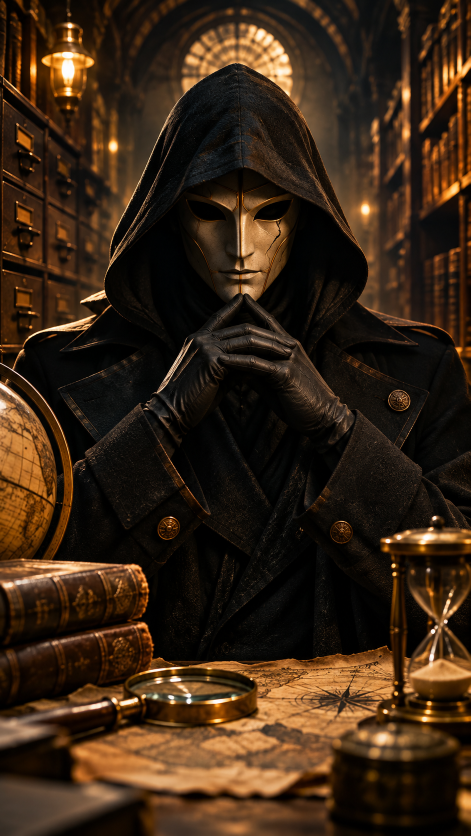
#> input picture arquivo_oculto/assets/arquivista.png, 941 x 1672 px (shown at 1/2 size)
$ python ator_biblioteca.py
#> lines starting #> are read from the running program, lines starting #| are printed output that depends on the picture; after the words box and inside, x2 and y2 are one past the last pixel; in counts of white or black regions, pixels touching at a corner belong together
### arquivo_oculto/v2/ator.py
"""O Arquivista como ATOR (perfil V2): atuação 2,5D em camadas a partir da referência canônica.

Camadas com profundidade própria: fundo do arquivo (inpaint, lanternas), personagem (recortado por arq_alpha.png)
e objetos da mesa (globo, livros, ampulheta) à frente. A câmera desloca cada camada com paralaxe real.
O corpo atua por transformações rígidas e deformações suaves: caminhar com balanço de passo, inclinar-se,
girar a cabeça (giro 3D aproximado por elipsoide), baixar o olhar, sair para a sombra.
Nos planos com autorização de fala, a boca da máscara se articula pela energia da voz.

Planos (gramática do GUIA_DE_CENAS_E_MOVIMENTOS): aparicao (A1), corredor (A2), olhar_camera, virar_cabeca,
ombro (A3/A4 sobre o ombro com foco seletivo), debrucar (A5/A4), silencio (A7), encerramento (A8).
Não é vídeo generativo: o modo é registrado como performance_2_5d.
"""
import json
import math
import os

import cv2
import numpy as np
from PIL import Image

AQUI = os.path.dirname(os.path.abspath(__file__))
AO = os.path.dirname(AQUI)
REF = os.environ.get('AO_ARQ', os.path.join(AO, 'assets', 'arquivista.png'))
ALPHA = os.environ.get('AO_ALPHA', os.path.join(AO, 'assets', 'arq_alpha.png'))
LMK = os.environ.get('AO_LMK', os.path.join(AO, 'assets', 'arq_lmk106.json'))

CABECA = (472.0, 430.0)          # centro do rosto na referência (pixels da imagem 941x1672)
GANHO_TELA = 1.14                # +14% de exposição nos planos do personagem (QA 04/11: escuros demais para celular)
OLHOS = [(426, 433), (531, 431)]


def ease(k):
    k = min(1.0, max(0.0, k))
    return k * k * (3 - 2 * k)


def janela(k, a, b):
    """0 antes de a, 1 depois de b, suave no meio."""
    return ease((k - a) / max(1e-6, b - a))


def mascara_marfim_ouro(rgb):
    """Máscara marfim envelhecida mantendo os veios e reflexos dourados da referência premium."""
    a = rgb.astype(np.float32)
    h, w = a.shape[:2]
    if not os.path.exists(LMK):
        return a
    lm = np.array(json.load(open(LMK)), np.float32)
    cont = lm[0:33]; topo = lm[:, 1].min()
    alto = np.array([[x, topo - (cont[:, 1].max() - y) * 0.55] for x, y in cont[::2]], np.float32)
    hull = cv2.convexHull(np.vstack([cont, alto]).astype(np.int32))
    m = np.zeros((h, w), np.float32)
    cv2.fillConvexPoly(m, hull, 1.0)
    lum = a.mean(axis=2)
    m *= np.clip((lum - 35) / 50, 0, 1)
    m = cv2.GaussianBlur(m, (0, 0), 4)[..., None]
    ref = max(1.0, float(np.percentile(lum[m[..., 0] > 0.5], 97)))
    L = np.clip(lum / ref, 0, 1.05)[..., None]
    marfim = np.array([236, 226, 204], np.float32) * L ** 0.82          # marfim quente, envelhecido
    # veios e bordas douradas: alta frequência + saturação da referência
    sat = (a.max(axis=2) - a.min(axis=2))[..., None] / 255.0
    det = np.abs(lum - cv2.GaussianBlur(lum, (0, 0), 3))[..., None] / 40.0
    ouro = np.clip(sat * 1.6 + det * 0.8, 0, 1) * 0.55
    pele = marfim * (1 - ouro) + a * 1.08 * ouro
    # pátina: sombra levemente esverdeada/sépia nas reentrâncias
    pele *= (0.92 + 0.08 * L)
    return a * (1 - m) + pele * m


class Atores:
    """Prepara as camadas uma vez; render_quadro(plano, k, t) devolve um quadro RGB float32 na resolução pedida."""

    def __init__(self, W=1080, H=1920, mascara='marfim_ouro'):
#> called with W = 1080, H = 1920, mascara = 'marfim_ouro'
        self.W, self.H = W, H
        src = np.asarray(Image.open(REF).convert('RGB'), np.float32)
        if mascara == 'marfim_ouro':
            src = mascara_marfim_ouro(src)
        # leve correção de contraste do cânone (mesma do motor V1)
        src = np.clip((src - 128) * 1.10 + 128 - 6, 0, 255)
        h, w = src.shape[:2]
#> h = 1672; w = 941
        self.h, self.w = h, w
#> self.h = 1672; self.w = 941
        a = cv2.imread(ALPHA, 0)
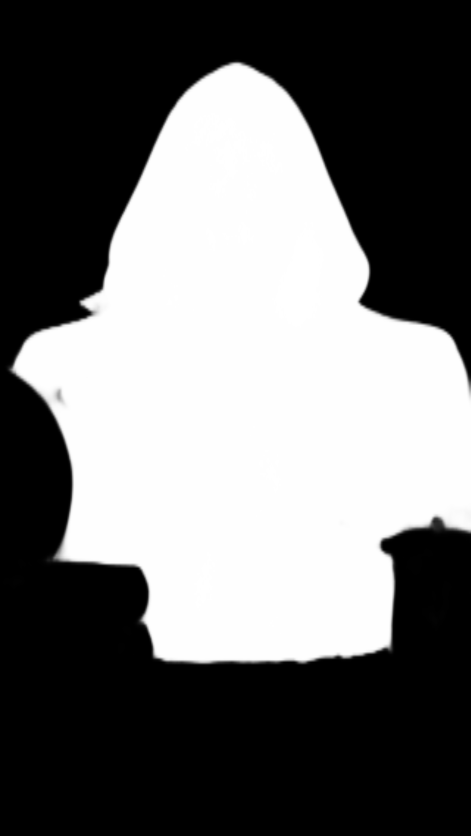
#> input picture arquivo_oculto/assets/arq_alpha.png, 941 x 1672 px (shown at 1/2 size)
#> a is the input picture: shape (1672, 941); min 0, max 255, mean 110.2
        a = cv2.resize(a, (w, h)).astype(np.float32) / 255.0
        a = cv2.GaussianBlur(np.clip((a - 0.35) / 0.3, 0, 1), (0, 0), 1.6)
        yy, xx = np.mgrid[0:h, 0:w].astype(np.float32)
        self.xx, self.yy = xx, yy
        # contraluz (rim): borda externa superior/lateral da silhueta
        borda = np.clip(a - cv2.GaussianBlur(a, (0, 0), 7), 0, 1)
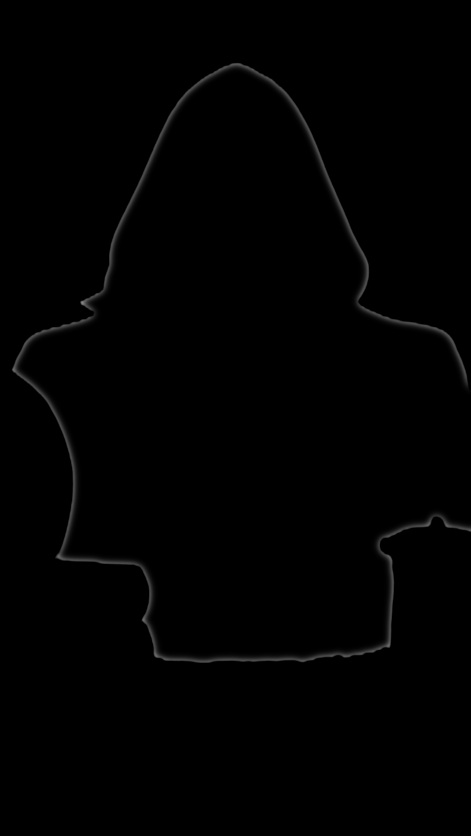
#> borda: shape (1672, 941) float32 (shown at 1/2 size); min 0, max 0.537, mean 0.00474
        rim = cv2.GaussianBlur(borda, (0, 0), 2.5) * np.clip((1250 - yy) / 600, 0, 1)
        self.fig = np.dstack([src, a * 255, rim * 255]).astype(np.float32)   # RGB + alfa + rim
        # objetos da mesa à frente da figura
        zona = np.zeros((h, w), np.float32)
        zona[yy > 1290] = 1
        zona[(xx < 160) & (yy > 700)] = 1
        zona[(xx > 740) & (yy > 1020)] = 1
        zona[(yy > 1020) & (yy <= 1290) & ((xx < 260) | (xx > 700))] = 1
        zona = cv2.GaussianBlur(zona, (0, 0), 6)
        fg_a = np.clip(zona * (1 - a) * 1.4, 0, 1)
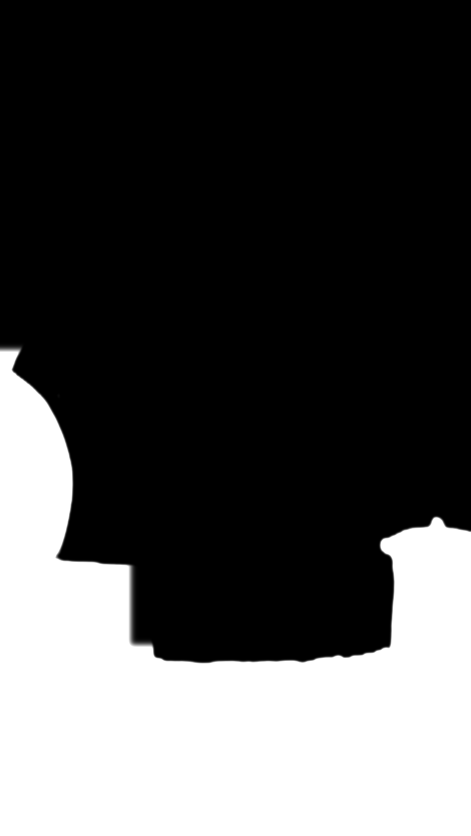
#> fg_a: shape (1672, 941) float32 (shown at 1/2 size); min 0, max 1, mean 0.302
        self.fg = np.dstack([src, fg_a * 255]).astype(np.float32)
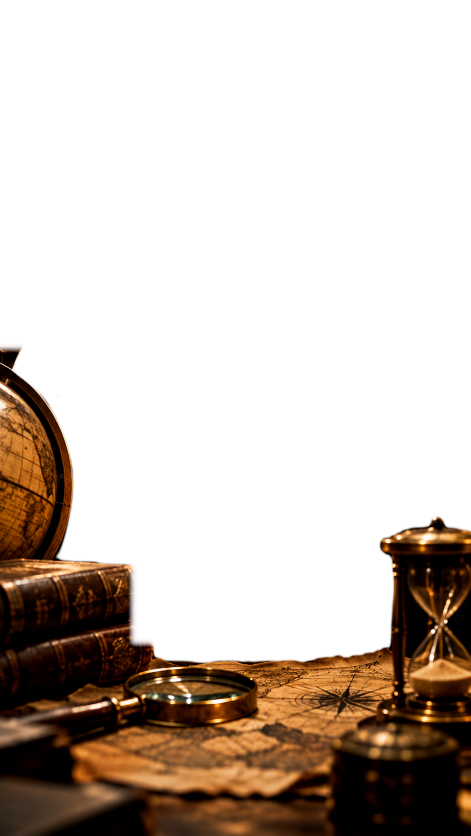
#> self.fg: shape (1672, 941, 4) float32 (shown at 1/2 size); mean R, G, B, A 47.3, 27.4, 12, 77.2; transparent parts drawn white
        # fundo sem a figura (inpaint em 1/3, suavizado)
        small = cv2.resize(src.astype(np.uint8), (w // 3, h // 3))
        msk = (cv2.resize(a, (w // 3, h // 3)) > 0.12).astype(np.uint8) * 255
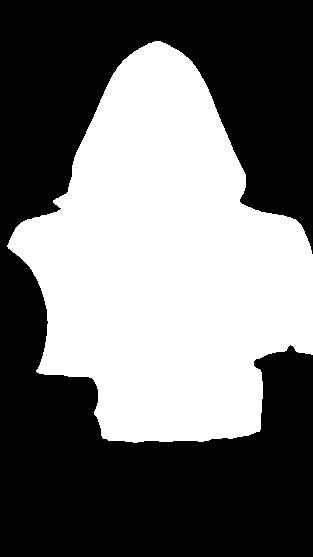
#> msk: shape (557, 313); 43.9% white; 1 white region, box (x1, y1, x2, y2) and area: (7, 41, 313, 443) 76456
        msk = cv2.dilate(msk, np.ones((11, 11), np.uint8))
#> msk: shape (557, 313); 47.9% white; 1 white region, box (x1, y1, x2, y2) and area: (2, 36, 313, 448) 83467
        bg = cv2.inpaint(small, msk, 9, cv2.INPAINT_TELEA)
        bg = cv2.GaussianBlur(cv2.resize(bg, (w, h), interpolation=cv2.INTER_CUBIC), (0, 0), 2.5).astype(np.float32)
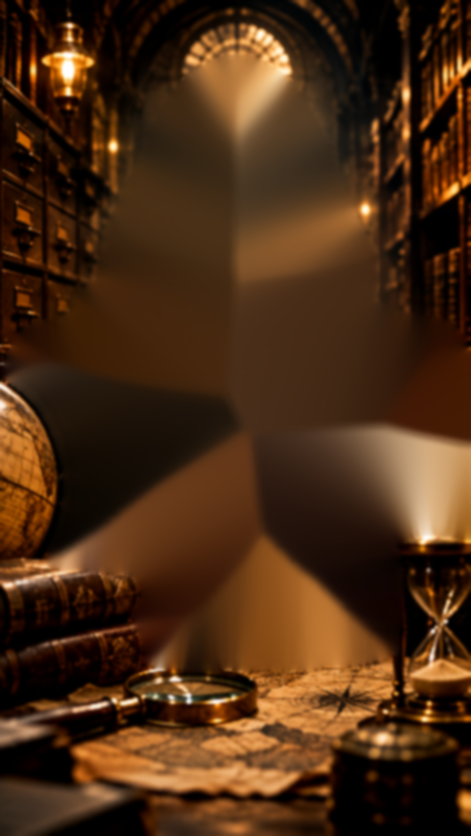
#> bg: shape (1672, 941, 3) float32 (shown at 1/2 size); mean R, G, B 74.7, 44.4, 20.5
        g = lambda cx, cy, rx, ry: np.exp(-(((xx - cx) / rx) ** 2 + ((yy - cy) / ry) ** 2))
        self.bg = bg * 0.88
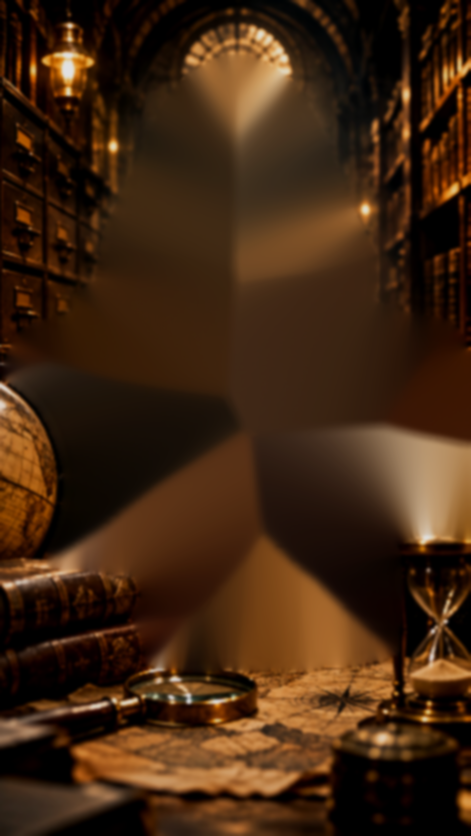
#> self.bg: shape (1672, 941, 3) float32 (shown at 1/2 size); mean R, G, B 65.8, 39.1, 18.1
        self.bg_luz = (g(135, 120, 90, 130) + g(470, 150, 150, 120) * 0.8 + g(820, 420, 70, 90) * 0.5)[..., None]
        # pesos da cabeça (capuz + máscara), sem arrastar mãos e tronco
        cx, cy = CABECA
        r2 = ((xx - cx) / 235) ** 2 + ((yy - (cy - 30)) / 330) ** 2
        self.w_cab = (np.clip(1.35 - r2, 0, 1) * np.clip((655 - yy) / 95, 0, 1)).astype(np.float32)
        self.prof = (175 * np.sqrt(np.clip(1 - ((xx - cx) / 190) ** 2 - ((yy - cy) / 260) ** 2, 0, 1))).astype(np.float32)
        self.junta_boca = ((yy - 546) * np.clip(1 - ((xx - 483) / 47) ** 2 - ((yy - 546) / 24) ** 2,
                                                0, 1)).astype(np.float32)
        rng = np.random.default_rng(11)
        self.poeira = rng.uniform([0, 0, 0.6, 0], [w, h * 0.85, 2.4, 6.28], (90, 4))
        # pilares escuros de estante para travelling (camada mais próxima que a figura)
        self.pilares = rng.uniform(0, 1, 7)

    # ------------------------------------------------------------------ deformação da cabeça (rígida)
    # [189 lines left out: functions cabeca, compor, plano, quadro, ombro, not called in this run]

### arquivo_oculto/v2/ator_biblioteca.py
"""Biblioteca de planos de atuação do Arquivista (2,5D) para o motor leve de reels.

A atuação quadro a quadro (`ator.py`) custa ~1,3 s por quadro e não cabe dentro de cada render com a memória atual.
Aqui cada plano é renderizado UMA vez (4 s, 1080x1920, 30 fps) e o `reel_leve` monta as aparições do Arquivista
cortando entre esses planos, sem nenhum plano dele passar de 4 s (regra do perfil V2).

Uso (na raiz do estúdio):  python -m arquivo_oculto.v2.ator_biblioteca [plano ...]
Saída: arquivo_oculto/saida_v2/ator_clipes/<plano>.mp4 + biblioteca.json. Modo declarado: performance_2_5d.
"""
import json
import subprocess
import sys
import time
from pathlib import Path

import numpy as np

from .ator import Atores

W, H, FPS, DUR = 1080, 1920, 30, 4.0
PASTA = Path(__file__).resolve().parents[1] / 'saida_v2' / 'ator_clipes'
PLANOS = {
    'aparicao': {},                 # sai da sombra e olha para a lente
    'olhar_camera': {},             # vira da prova para a lente, micro push-in
    'silencio': {},                 # close do rosto numa pausa dramática
    'debrucar': {},                 # inclina-se sobre a mesa
    'virar_cabeca': {'lado': -1},   # reage a uma prova, gira a cabeça
    'encerramento': {},             # recua e some na sombra
}


def render(ator, plano, params):
    saida = PASTA / f'{plano}.mp4'
    n = int(DUR * FPS)
    proc = subprocess.Popen(['ffmpeg', '-y', '-v', 'error', '-f', 'rawvideo', '-pix_fmt', 'rgb24', '-s', f'{W}x{H}',
                             '-r', str(FPS), '-i', '-', '-c:v', 'libx264', '-preset', 'medium', '-crf', '16',
                             '-pix_fmt', 'yuv420p', str(saida)], stdin=subprocess.PIPE)
    t0 = time.time()
    for f in range(n):
        q = ator.quadro(plano, f / (n - 1), f / FPS, DUR, dict(params), 0.0)
        proc.stdin.write(np.clip(q, 0, 255).astype(np.uint8).tobytes())
    proc.stdin.close()
    proc.wait()
    print(f'{plano}: {n} quadros em {time.time() - t0:.0f}s -> {saida.name}', flush=True)
    return saida


def main():
    PASTA.mkdir(parents=True, exist_ok=True)
    pedidos = sys.argv[1:] or list(PLANOS)
    ator = Atores(W, H)
    reg_p = PASTA / 'biblioteca.json'
    reg = json.loads(reg_p.read_text(encoding='utf-8')) if reg_p.exists() else {'modo': 'performance_2_5d', 'planos': {}}
    for p in pedidos:
        render(ator, p, PLANOS[p])
        reg['planos'][p] = {'arquivo': f'{p}.mp4', 'dur_s': DUR, 'fps': FPS, 'params': PLANOS[p]}
        reg_p.write_text(json.dumps(reg, ensure_ascii=False, indent=1), encoding='utf-8')


if __name__ == '__main__':
#> (the run stopped early here; a loop or call above may not have finished)
